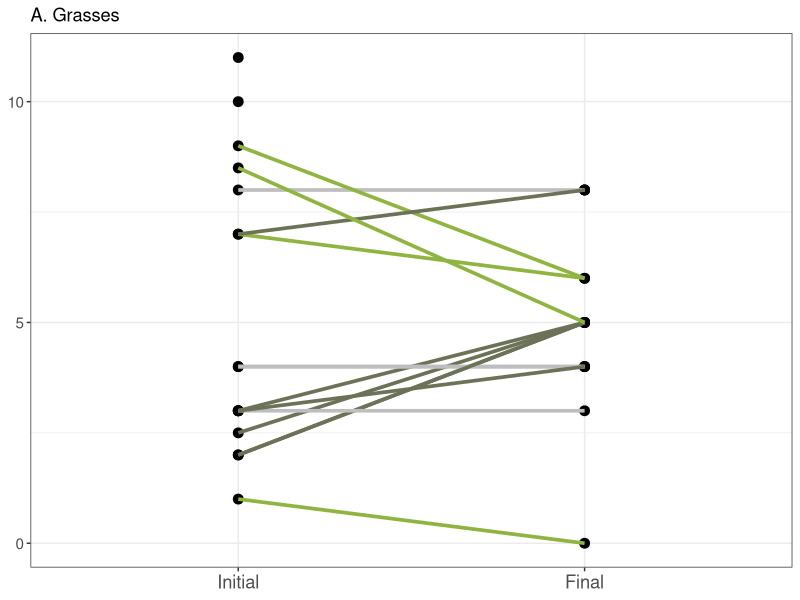
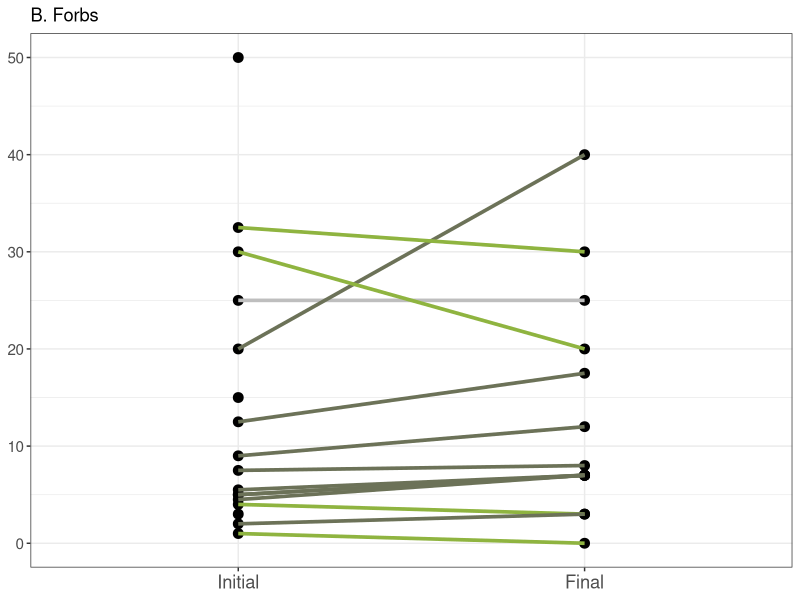
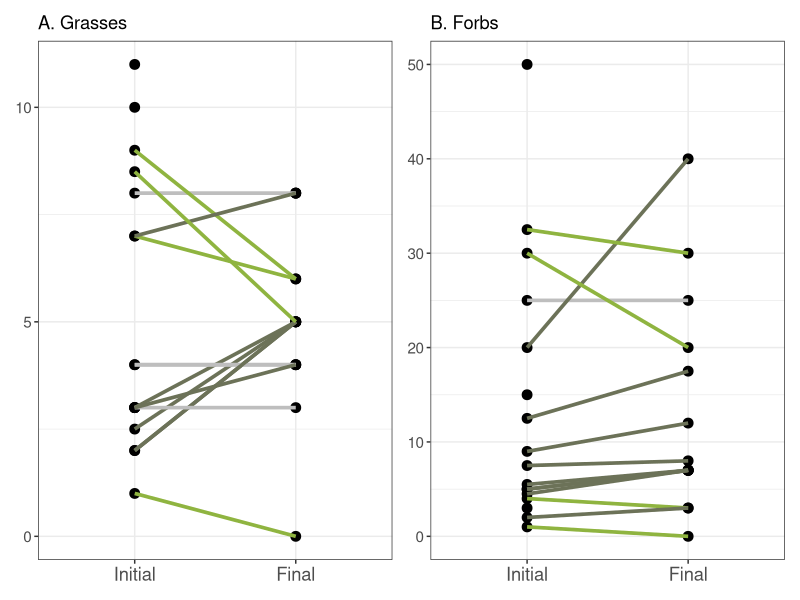

Write R code to recreate these figures, in order.
# Looking at survey results
library(tidyverse)
library(patchwork)         # for putting plots together
theme_set(theme_bw())
init_surv  <- read_csv("data-raw/Appendix2_survey_results/initial_survey_results.csv")
final_surv <- read_csv("data-raw/Appendix2_survey_results/final_survey_results.csv")

# How many people answered the survey?

init_resp <- 
  init_surv %>%
  filter(!(is.na(grassNum))) %>%
  mutate(surv = "Initial")
final_resp <- 
  final_surv %>%
  filter(!(is.na(grassNum))) %>%
  mutate(surv = "Final")

# join the surveys

all_surv <- 
  bind_rows(init_resp, final_resp) %>%
  arrange(survey_code) %>%
  mutate(surv = as_factor(surv))

# Question 1. Number of grasses species identified
# change in grass id
grass_change <- 
  all_surv %>%
  group_by(survey_code) %>%
  mutate(change = grassNum - lag(grassNum, default = grassNum[1])) %>%
  select(survey_code, surv, grassNum, change) %>%
  filter(surv == "Final") %>%
  mutate(change_grass = if(change > 0){
    change2 <- "increase" 
  }else if (change < 0) {
    change2 <- "decrease"
  }else{
    change2 <- "same"
  }) %>%
  select(survey_code, change_grass)

q1 <- all_surv %>%
  left_join(grass_change) %>%
  ggplot(aes(surv, grassNum))+
  geom_point(size = 3)+
  geom_line(aes(group = survey_code, color = change_grass), size = 1.25)+
  labs(x = NULL,
       y = NULL)+
  ggtitle("A. Grasses")+
  guides(color = FALSE)+
  scale_color_manual(values = c("#8FB440", "#6C7258", "grey"))+
  scale_y_continuous(breaks = c(0, 5, 10, 15))+
  theme(axis.text.x = element_text(size = rel(1.5)),
        axis.text.y = element_text(size = rel(1.25))) 
q1 
# Question 2. Number of forbs sepcies identified
forb_change <- 
  all_surv %>%
  group_by(survey_code) %>%
  mutate(change = forbNum - lag(forbNum, default = forbNum[1])) %>%
  select(survey_code, surv, forbNum, change) %>%
  filter(surv == "Final") %>%
  mutate(change_forb = if(change > 0){
    change_forb <- "increase" 
  }else if (change < 0) {
    change_forb <- "decrease"
  }else{
    change_forb <- "same"
  }) %>%
  select(survey_code, change_forb)

q2 <- 
  all_surv %>%
  left_join(forb_change) %>%
  ggplot(aes(surv, forbNum))+
  geom_point(size = 3)+
  geom_line(aes(group = survey_code, color = change_forb), size = 1.25)+
  labs(x = NULL,
       y = NULL)+
  ggtitle("B. Forbs")+
  guides(color = FALSE)+
  scale_color_manual(values = c("#8FB440", "#6C7258", "grey"))+
  theme(axis.text.x = element_text(size = rel(1.5)),
        axis.text.y = element_text(size = rel(1.25))) 
q2
q1 + q2

# Question 3 - interest in prairie species identication

q3 <- 
  all_surv %>%
  ggplot(aes(interestScale))+
  geom_histogram(binwidth = 0.5, fill = "grey", color = "black")+
  labs(x = "Interest Scale",
       y = "# of Respondents")+
  facet_wrap(~surv)+
  scale_y_continuous(breaks = c(0, 2, 4, 6, 8, 10))+
  theme(axis.text  = element_text(size = rel(1.2)),
        axis.title = element_text(size = rel(1.4)),
        strip.background = element_rect(fill = "white"),
        strip.text = element_text(size = rel(1.5)))

# Question 4 - methods to identify plants

q4_df <- 
  all_surv %>%
  pivot_longer(cols = c(stratA:stratE), names_to = "strategy_type", values_to = "pref") %>%
  select(survey_code, surv, strategies, strategy_type, pref) 

q4 <- 
  q4_df %>%
  ggplot(aes(strategy_type, pref))+
  geom_col(fill = "grey50")+
  labs(x = NULL,
       y = "# of Respondents")+
  scale_x_discrete(labels = c("Collect samples", 
                              "Take photos",
                              "Use a guidebook",
                              "Consult someone else",
                              "Consult internet"))+
  facet_wrap(~surv)+
  theme(axis.text  = element_text(size = rel(1.2)),
        axis.title = element_text(size = rel(1.4)),
        strip.background = element_rect(fill = "white"),
        strip.text = element_text(size = rel(1.5)))+
  coord_flip()

# Question 5. Favorite prairie plant

favs <- 
  all_surv %>%
  select(survey_code, surv, favorite)

# Question 6. Looking at change in ID
 
final_resp %>%
  group_by(idChange) %>%
  count()

